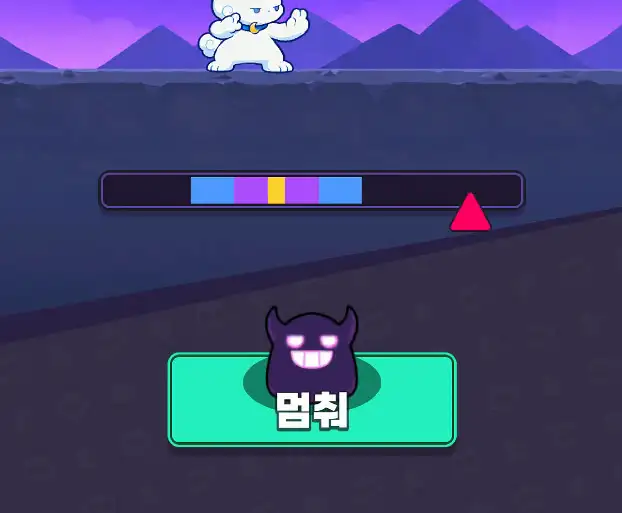
#> input picture tests/fixtures/rdf05/frames/g1_03392.webp, 622 x 513 px; its folder holds only this picture in this run
$ python -i friend_coop.py   (imports and definitions only)
#> lines starting #> are read from the running program, lines starting #| are printed output that depends on the picture; after the words box and inside, x2 and y2 are one past the last pixel; in counts of white or black regions, pixels touching at a corner belong together
"""친구와 하기 (play-with-friend coop) navigation + invite logic.

Flow (docs/02, user 2026-09-16):
  lobby -> 친구와 하기 -> 방 생성 -> 친구 초대 screen
  -> find the named friend and tap their invite button
  -> if the invite row does not show "수락 대기중", retry the invite after 3s
  -> once "협동 시작" activates, tap it.

Friend names are read with Tesseract OCR (Korean). Game fonts OCR imperfectly,
so matching is fuzzy. Implemented now; only regular coop is being tested, so the
invite path degrades gracefully when the friend is offline (name not found ->
retry loop).
"""
from __future__ import annotations
import difflib
import glob
import os
import time

import numpy as np
import cv2

from rdom.input.inject import (FRIEND_UV, CREATE_ROOM_UV, INVITE_FRIEND_UV,
                               START_COOP_UV, CLOSE_X_UV, MODAL_X_UV)

_TESS = r"C:\Program Files\Tesseract-OCR\tesseract.exe"
_TESSDATA = os.path.abspath(os.path.join(os.path.dirname(__file__), "..", "..", "..", "tessdata"))
# no quotes: tesseract appends /<lang>.traineddata to this literally
_CFG = f'--tessdata-dir {_TESSDATA} --psm 6'

# friend-select popup list ("초대할 친구를 선택하세요")
LIST_REGION = (0.08, 0.20, 0.92, 0.72)   # u0,v0,u1,v1
# the coop-room friend slot where "+ 친구 초대" turns into "<name> 수락 대기중"
SLOT_REGION = (0.14, 0.28, 0.86, 0.50)
WAITING_TEXT = "수락 대기중"
FRIEND_THRESHOLDS = (150, 120, 180, None)   # None = grayscale without binarizing
# AI-NOTE: failed friend-list / 로비로 가기 frames land here so a live failure can be measured;
# DEBUG_KEEP files are kept per prefix. Tests monkeypatch COOP_DEBUG_DIR (never write the real data/).
COOP_DEBUG_DIR = os.path.abspath(os.path.join(os.path.dirname(__file__), "..", "..", "..", "data", "coop_debug"))
DEBUG_KEEP = 20


def _ocr_data(frame_rgb, region, scale=3, thresh=None):
    """OCR a normalized region. White-on-dark game text needs grayscale + upscale
    for Tesseract to see it (raw colour crops read empty). Returns
    [(text, u, v), ...] with box centers in normalized frame coords."""
    import pytesseract
    pytesseract.pytesseract.tesseract_cmd = _TESS
    H, W = frame_rgb.shape[:2]
    u0, v0, u1, v1 = region
    x0, y0 = int(u0 * W), int(v0 * H)
    crop = frame_rgb[y0:int(v1 * H), x0:int(u1 * W)]
    gray = cv2.cvtColor(crop, cv2.COLOR_RGB2GRAY)
    gray = cv2.resize(gray, None, fx=scale, fy=scale, interpolation=cv2.INTER_CUBIC)
    # Binarizing helps, but the right cut depends on the text: the friend names
    # are bright white on a purple panel, while "수락 대기중" is a dimmer blue.
    # A single cut of 150 read the names perfectly and ERASED the pending badge,
    # so the bot re-invited a friend it had already invited (2026-09-27) --
    # hence the per-caller threshold.
    if thresh is not None:
        _, gray = cv2.threshold(gray, thresh, 255, cv2.THRESH_BINARY)
    data = pytesseract.image_to_data(gray, lang="kor", config=_CFG,
                                     output_type=pytesseract.Output.DICT)
    out = []
    for i, txt in enumerate(data["text"]):
        if txt.strip():
            cx = x0 + (data["left"][i] + data["width"][i] / 2) / scale
            cy = y0 + (data["top"][i] + data["height"][i] / 2) / scale
            out.append((txt.strip(), cx / W, cy / H))
    return out


def _fuzzy(a, b):
    return difflib.SequenceMatcher(None, a, b).ratio()


# [71 lines left out: functions _fuzzy_contains, _name_cover, _rows, find_friend_in_popup, save_debug_frame, not called in this run]


def slot_pending(frame_rgb):
    """True if the coop-room friend slot shows '수락 대기중' (invite sent)."""
    for th in (100, None):                       # dim blue text: soft cut, then raw
        joined = " ".join(t for t, _, _ in _ocr_data(frame_rgb, SLOT_REGION,
                                                     thresh=th))
        if _fuzzy_contains(joined, WAITING_TEXT):
            return True
    return False


# [114 lines left out: functions start_ready, _wait_for, start_friend_coop, not called in this run]


TICK_S = 0.5            # duo wait-loop period; should_stop is checked every tick (<= 2 s required)
EXPIRED_S = 3.0         # neither 수락 대기중 nor start_ready for this long -> the invite ran out
ROOM_GONE_S = 5.0       # not in the coop room for this long -> navigation broke


# [210 lines left out: functions _uv_map, _wait_until, invite_and_start, open_room_and_wait, _room_state, not called in this run]

>>> import cv2
>>> picture = cv2.cvtColor(cv2.imread('../../../tests/fixtures/rdf05/frames/g1_03392.webp'), cv2.COLOR_BGR2RGB)
#> the loop in slot_pending, `for th in (100, None):` made 1 pass
#> pass 1, in _ocr_data, `crop = frame_rgb[y0:int(v1 * H), x0:int(u1 * W)]`:
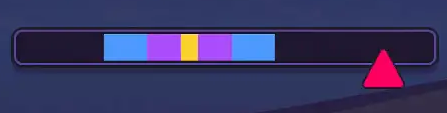
#> crop: shape (113, 447, 3); mean R, G, B 55.8, 53.5, 98.2
#> pass 1, in _ocr_data, `gray = cv2.cvtColor(crop, cv2.COLOR_RGB2GRAY)`:
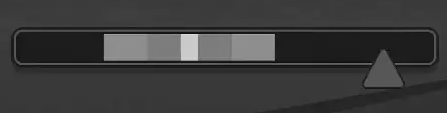
#> gray: shape (113, 447); min 8, max 218, mean 59.3
#> pass 1, in _ocr_data, `_, gray = cv2.threshold(gray, thresh, 255, cv2.THRESH_BINARY)`:
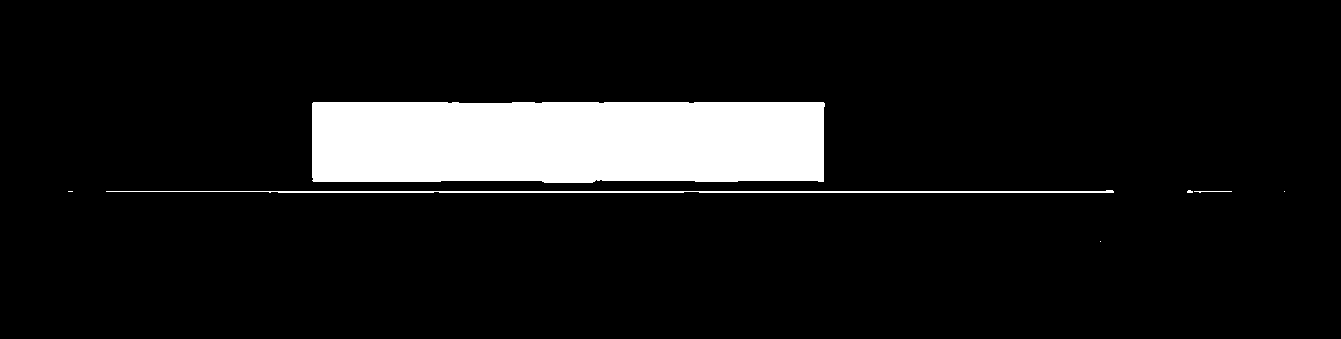
#> gray: shape (339, 1341); 9.4% white; 7 white regions (4 under 20 px), largest, box (x1, y1, x2, y2) and area: (312, 102, 825, 183) 40651, (106, 190, 1114, 193) 1833, (1194, 191, 1232, 193) 40
#> (the run stopped early here; a loop or call above may not have finished)
